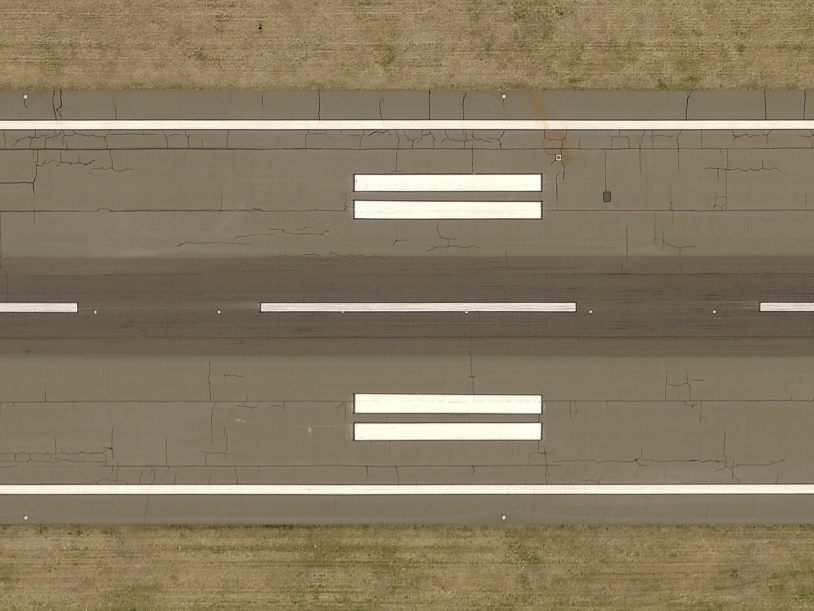
#> input picture runway1.png, 1628 x 1221 px (shown at 1/2 size)
$ python -i target_generator_lite.py   (imports and definitions only)
#> lines starting #> are read from the running program, lines starting #| are printed output that depends on the picture
import matplotlib.pyplot as plt
import matplotlib.image as mpimg
import random as rd
from PIL import Image, ImageEnhance
import numpy as np
import pandas as pd
import cv2
import os
from sklearn.cluster import KMeans # type: ignore
import detect_zone_generator as dzg

# [66 lines left out: functions create_target_image, overlay_random_target, not called in this run]

def run_osm(img):


    # Preprocess the image
    img = (img * 255).astype('uint8')
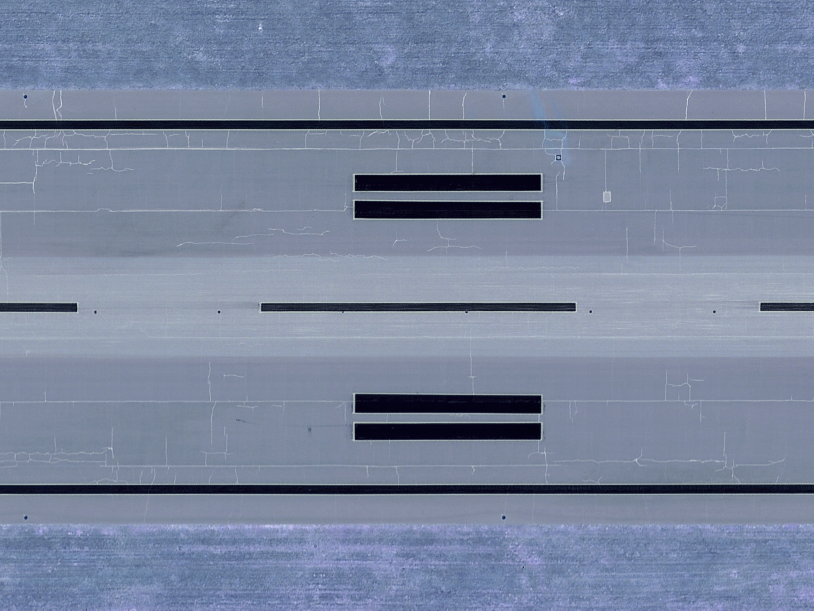
#> img: shape (1221, 1628, 3) (shown at 1/2 size); mean of channels 0, 1, 2 120.9, 133.1, 158.1; drawn as R, G, B
    pil_img = Image.fromarray(img)
    enhancer = ImageEnhance.Sharpness(pil_img)
    pil_img = enhancer.enhance(5.0)  # Increase sharpness by a factor of 2
    img = cv2.cvtColor(np.array(pil_img), cv2.COLOR_RGB2BGR)
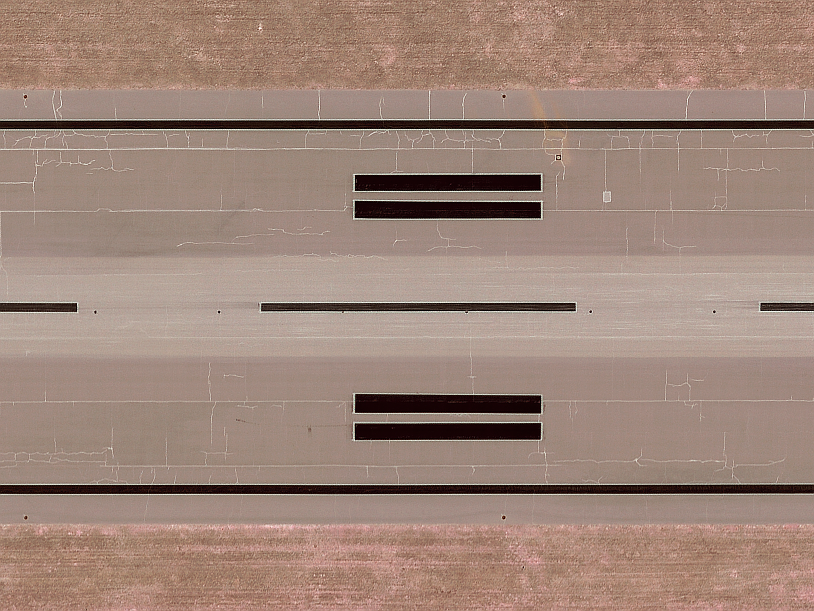
#> img: shape (1221, 1628, 3) (shown at 1/2 size); mean R, G, B 158.2, 133.3, 121.1

    # Initialize ORB detector
    orb = cv2.ORB_create(nfeatures=500,
                            scaleFactor=1.2,
                            nlevels=10,
                            firstLevel=5,
                            WTA_K=3,
                            fastThreshold=5)

    # Detect keypoints and compute descriptors
    keypoints, descriptors = orb.detectAndCompute(img, None)
#> keypoints = 500 keypoints; strongest (x, y, size): (932, 624, 31), (1181, 624, 31), (1113, 311, 31), (1428, 624, 31)

    # Draw keypoints on the image
    img_with_keypoints = cv2.drawKeypoints(img, keypoints, None, color=(0, 255, 0), flags=cv2.DrawMatchesFlags_DRAW_RICH_KEYPOINTS)
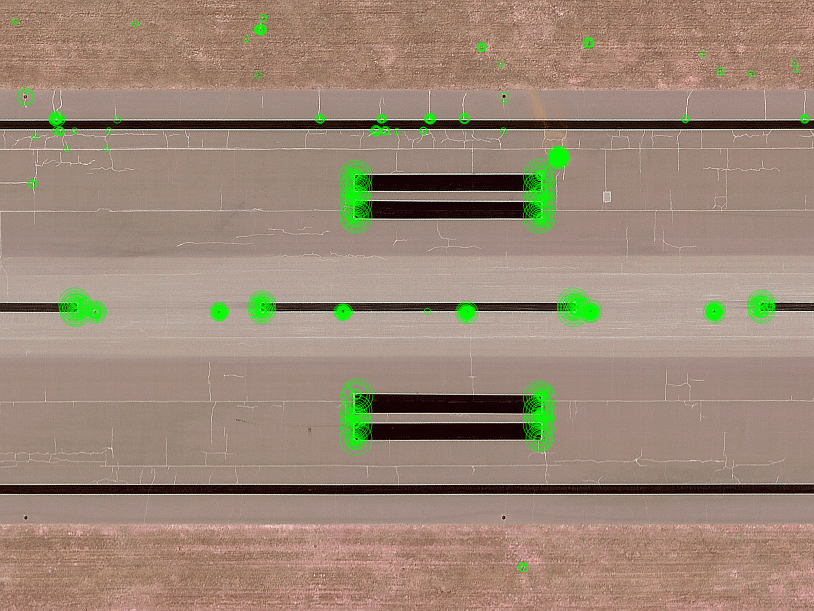
#> img_with_keypoints: shape (1221, 1628, 3) (shown at 1/2 size); mean R, G, B 155.5, 135.8, 118.9

    # Display the image with keypoints
    plt.imshow(cv2.cvtColor(img_with_keypoints, cv2.COLOR_BGR2RGB))
    plt.title("Image with Keypoints")
    plt.axis("off")
    plt.show()
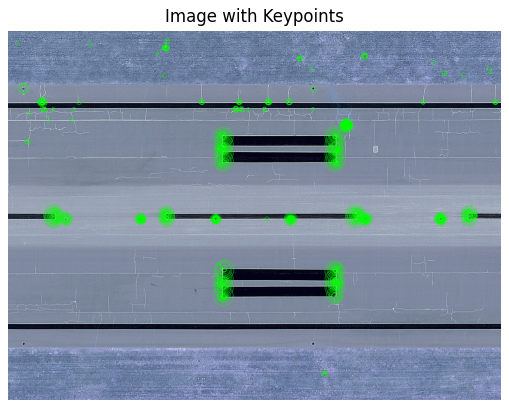
#> figure drawn by matplotlib, 1 panel; B, G, R data is drawn as R, G, B


    print('\n')


# [8 lines left out: function main, not called in this run]

# [2 lines not run here, left out]

>>> import cv2
>>> picture = cv2.cvtColor(cv2.imread('runway1.png'), cv2.COLOR_BGR2RGB)
>>> result = run_osm(picture)

$ run again, on cone.png
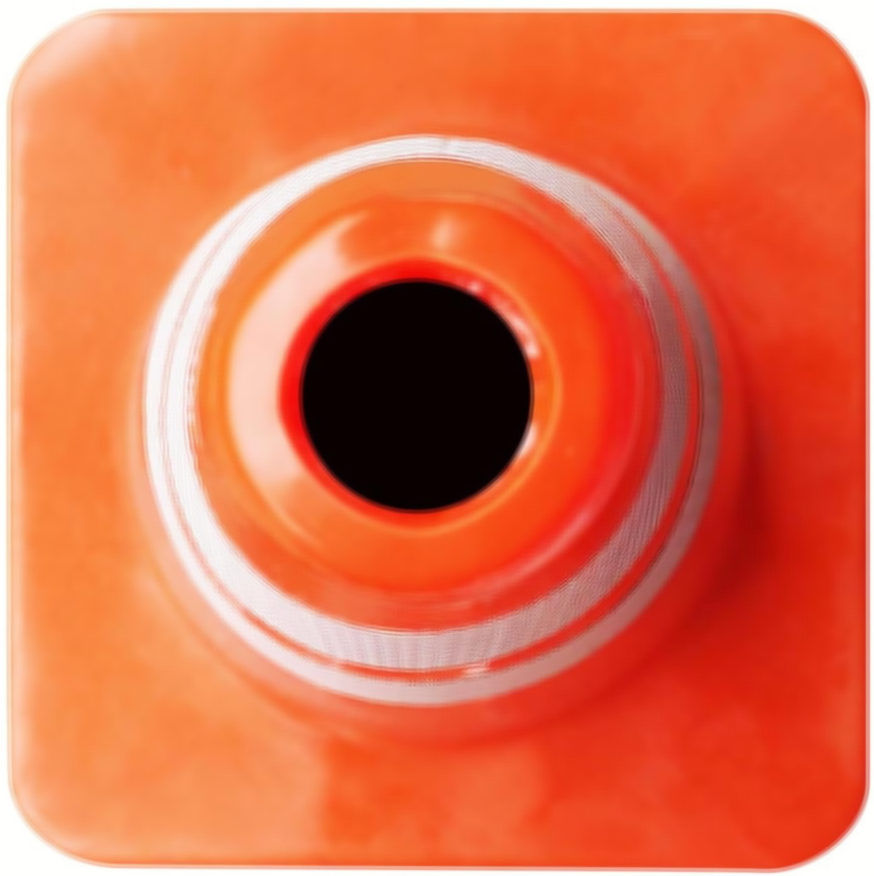
#> input picture cone.png, 874 x 876 px
#> in run_osm, `img = cv2.cvtColor(np.array(pil_img), cv2.COLOR_RGB2BGR)`:
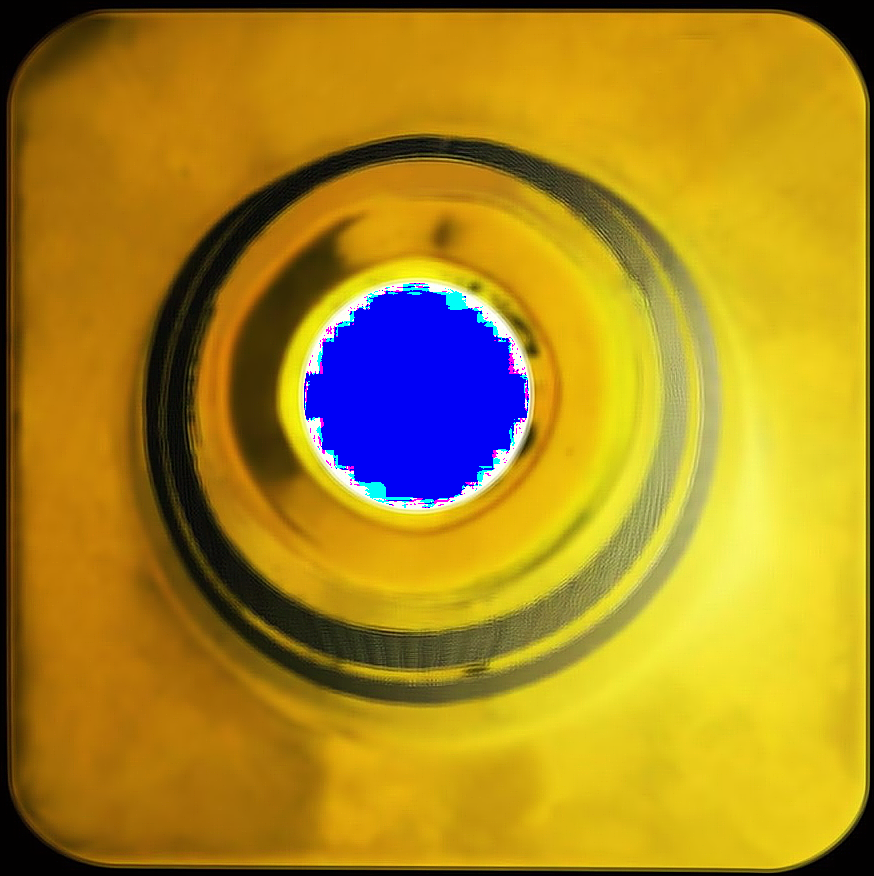
#> img: shape (876, 874, 3); mean R, G, B 169.7, 134.9, 31.9
#> keypoints = 500 keypoints; strongest (x, y, size): (307, 383, 31), (517, 370, 31), (368, 307, 31), (523, 418, 31)
#> in run_osm, `plt.show()`:
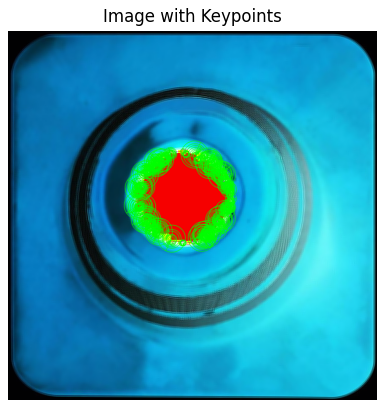
#> figure drawn by matplotlib, 1 panel; B, G, R data is drawn as R, G, B
